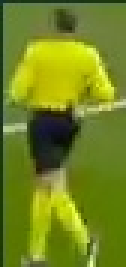
#> input picture Informe/Conceptos/Equipos - ER/player-1058.jpg, 42 x 89 px, found by its file name (shown 3 times larger)
$ python reconocerEquiposIMG.py   (older library calls are emulated)
#> lines starting #> are read from the running program, lines starting #| are printed output that depends on the picture; after the words box and inside, x2 and y2 are one past the last pixel; in counts of white or black regions, pixels touching at a corner belong together
#> further down, image is the input picture: shape (89, 42, 3); mean B, G, R 30.8, 133.4, 115.1
import cv2
import os
import numpy as np
class searchEquipo:
    def __init__(self, image):
        self.image=image
        self.lower_verde = np.array([40,40, 40])
        self.upper_verde = np.array([70, 255, 255])

        self.lower_azul = np.array([92,86,61])
        self.upper_azul = np.array([179,255,255])

        self.lower_blanco = np.array([0,4,209])
        self.upper_blanco = np.array([179,255,255])

        self.lower_neon = np.array([0,163,163])
        self.upper_neon = np.array([179,255,255])
        self.font = cv2.FONT_HERSHEY_COMPLEX_SMALL
    def contadorMascara(self,jugador_img,player_hsv,lower_color,upper_color):
        # Equipo 1
        mascara1 = cv2.inRange(player_hsv, lower_color,upper_color)
        res1 = cv2.bitwise_and(jugador_img, jugador_img, mask=mascara1)
        res1 = cv2.cvtColor(res1,cv2.COLOR_HSV2BGR)
        res1 = cv2.cvtColor(res1,cv2.COLOR_BGR2GRAY)
        conteoNoZero = cv2.countNonZero(res1)
        return conteoNoZero
    def detectarEquipo(self):
        hsv = cv2.cvtColor(self.image,cv2.COLOR_BGR2HSV)
#> hsv: shape (89, 42, 3); mean H, S, V 38.6, 191.4, 133.8
        mask = cv2.inRange(hsv, self.lower_verde, self.upper_verde)
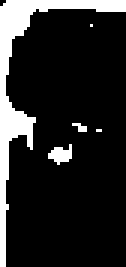
#> mask: shape (89, 42) (shown 3 times larger); 14.8% white; 5 white regions (3 under 20 px), largest, box (x1, y1, x2, y2) and area: (0, 0, 42, 89) 507, (16, 48, 24, 55) 34
        res = cv2.bitwise_and(self.image, self.image, mask=mask)
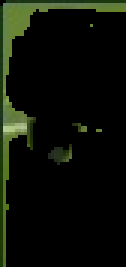
#> res: shape (89, 42, 3) (shown 3 times larger); mean B, G, R 7.2, 15.6, 11.8
        res_gray = cv2.cvtColor(res,cv2.COLOR_BGR2GRAY)
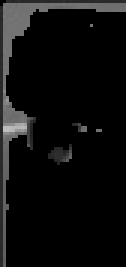
#> res_gray: shape (89, 42) (shown 3 times larger); min 0, max 191, mean 13.5
        # kernel para operaciones morfológicas en la imagen de umbral para una mejor salida
        kernel = np.ones((13,13),np.uint8)
        thresh = cv2.threshold(res_gray,127,255,cv2.THRESH_BINARY_INV | cv2.THRESH_OTSU)[1]
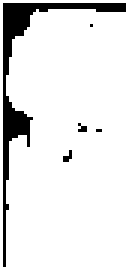
#> thresh: shape (89, 42) (shown 3 times larger); 89.7% white; 5 black regions (4 under 20 px), largest, box (x1, y1, x2, y2) and area: (1, 1, 42, 89) 368
        thresh = cv2.morphologyEx(thresh, cv2.MORPH_CLOSE, kernel)
#> thresh: shape (89, 42); every value is 255
        #Encuentra contorno en imagen de umbral
        _,contours,hierarchy = cv2.findContours(thresh,cv2.RETR_TREE,cv2.CHAIN_APPROX_SIMPLE)
#> contours = [[[0, 0], [0, 88], [41, 88], [41, 0]]]
        for c in contours:
            x,y,w,h = cv2.boundingRect(c)
            #Criterios seleccion jugadores
            if(h>=(1.1)*w):
                if(w>0.5 and h>= 0.5):
                    jugador_img = self.image[y:y+h,x:x+w]
                    player_hsv = cv2.cvtColor(jugador_img,cv2.COLOR_BGR2HSV)
                    # Equipo 1
                    conteoNoZero1=self.contadorMascara(jugador_img,player_hsv,self.lower_azul,self.upper_azul)
                    # Equipo 2
                    conteoNoZero=self.contadorMascara(jugador_img,player_hsv,self.lower_blanco,self.upper_blanco)
                    # Equipo 3
                    conteoNoZero2=self.contadorMascara(jugador_img,player_hsv,self.lower_neon,self.upper_neon)
                    orden=max(sorted([conteoNoZero1,conteoNoZero,conteoNoZero2]))
                    equipo=""
                    colores=(255,255,255)
                    if(conteoNoZero1 >= 20 and orden==conteoNoZero1):
                        equipo="Barca"
                        colores=(0,0,255)
                    else:
                        pass
                    if(conteoNoZero>=20 and  orden==conteoNoZero):
                        equipo="Real Madrid"
                        colores=(255,255,255)
                    else:
                        pass
                    if(conteoNoZero2>=20 and orden==conteoNoZero2):
                        equipo="Arbitro - Juez"
                        colores=(252, 231, 159)
                    else:
                        pass
                    print("Equipo> ",equipo)
                    cv2.putText(self.image, equipo, (x-2, y-2), self.font, 0.8, colores, 2, cv2.LINE_AA)
                    cv2.rectangle(self.image,(x,y),(x+w,y+h),colores,3)
#> this loop made 1 pass
#> (c, x, y, w, h, conteoNoZero1, conteoNoZero2) on pass 1: ([[0, 0], [0, 88], [41, 88], [41, 0]], 0, 0, 42, 89, 0, 778)
#| Equipo>  Arbitro - Juez
#> pass 1, in contadorMascara (call 2), `res1 = cv2.bitwise_and(jugador_img, jugador_img, mask=mascara1)`:
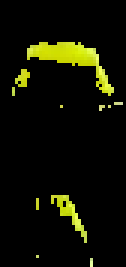
#> res1: shape (89, 42, 3) (shown 3 times larger); mean B, G, R 2.7, 16.1, 15
#> after the loop:
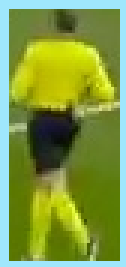
#> jugador_img: shape (89, 42, 3) (shown 3 times larger); mean B, G, R 66.5, 153.5, 127.5

        self.image =cv2.resize(self.image, (760, 540))
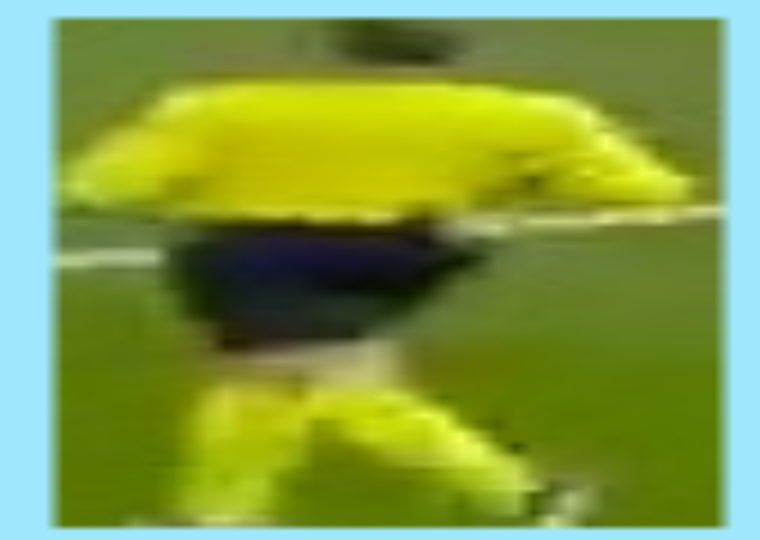
#> self.image: shape (540, 760, 3); mean B, G, R 66.4, 153.4, 127.4
        cv2.imshow("Reconocimiento de Equipos",self.image)
        cv2.waitKey(0)
        cv2.destroyAllWindows()


image = cv2.imread('C:/Users/Fredd/Desktop/Equipos - ER/player-1058.jpg')
imagenEquipo=searchEquipo(image)
imagenEquipo.detectarEquipo()

# [11 lines of commented-out code are left out]

$ run again, with Informe/Conceptos/Equipos - ER/player-1059.jpg copied over Informe/Conceptos/Equipos - ER/player-1058.jpg
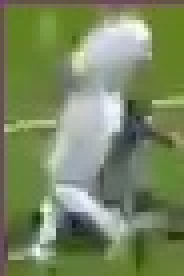
#> input picture Informe/Conceptos/Equipos - ER/player-1059.jpg, 46 x 69 px, found by its file name (shown 4 times larger)
#> image is the input picture: shape (69, 46, 3); mean B, G, R 97.3, 135.8, 120.9
#> hsv: shape (69, 46, 3); mean H, S, V 52.9, 86.8, 137.4
#> in detectarEquipo, `mask = cv2.inRange(hsv, self.lower_verde, self.upper_verde)`:
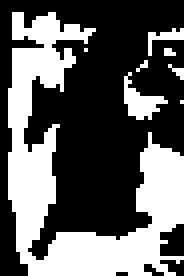
#> mask: shape (69, 46) (shown 4 times larger); 38.1% white; 8 white regions (5 under 20 px), largest, box (x1, y1, x2, y2) and area: (2, 3, 46, 69) 1112, (31, 18, 42, 30) 57, (37, 7, 46, 14) 23
#> contours = 1 contour; box (x1, y1, x2, y2) and area: (0, 0, 46, 69) 2712
#> the loop in detectarEquipo, `for c in contours:` made 1 pass
#> (x, y, w, h, conteoNoZero1, conteoNoZero2, orden) on pass 1: (0, 0, 46, 69, 1, 0, 228)
#> (printed output is left out)
#> in detectarEquipo, `self.image =cv2.resize(self.image, (760, 540))`:
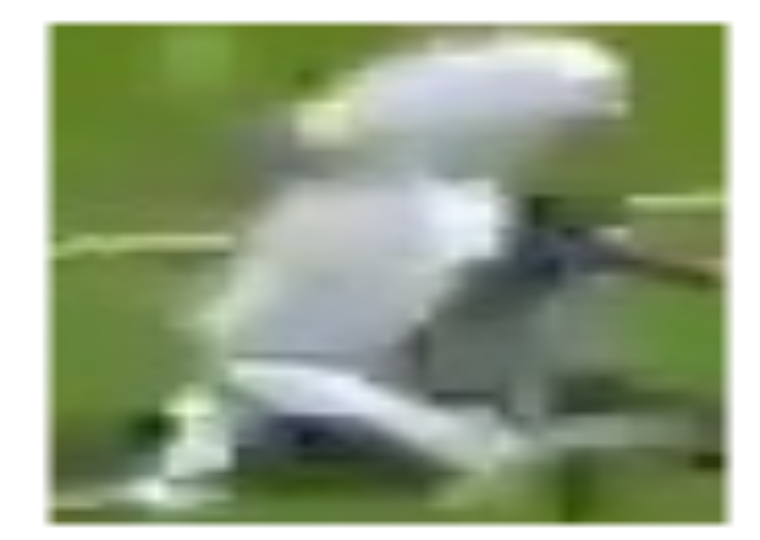
#> self.image: shape (540, 760, 3); mean B, G, R 129.8, 160.5, 146.8

$ run again, with Informe/Conceptos/Equipos - ER/rm.png saved as Informe/Conceptos/Equipos - ER/player-1058.jpg
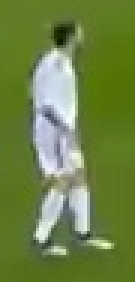
#> input picture Informe/Conceptos/Equipos - ER/rm.png, 45 x 94 px, found by its file name (shown 3 times larger)
#> image is the input picture: shape (94, 45, 3); mean B, G, R 69.4, 131.6, 109.1
#> hsv: shape (94, 45, 3); mean H, S, V 49.3, 142.4, 133.2
#> in detectarEquipo, `mask = cv2.inRange(hsv, self.lower_verde, self.upper_verde)`:
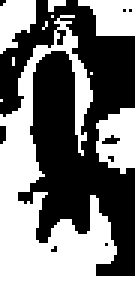
#> mask: shape (94, 45) (shown 3 times larger); 46.9% white; 10 white regions (6 under 20 px), largest, box (x1, y1, x2, y2) and area: (0, 5, 45, 94) 1428, (32, 36, 45, 58) 210, (26, 0, 45, 12) 170, (0, 0, 12, 18) 150
#> contours = 1 contour; box (x1, y1, x2, y2) and area: (0, 0, 45, 94) 3292
#> the loop in detectarEquipo, `for c in contours:` made 1 pass
#> (x, y, w, h, conteoNoZero1, conteoNoZero2, orden) on pass 1: (0, 0, 45, 94, 0, 0, 439)
#> (printed output is left out)
#> in detectarEquipo, `self.image =cv2.resize(self.image, (760, 540))`:
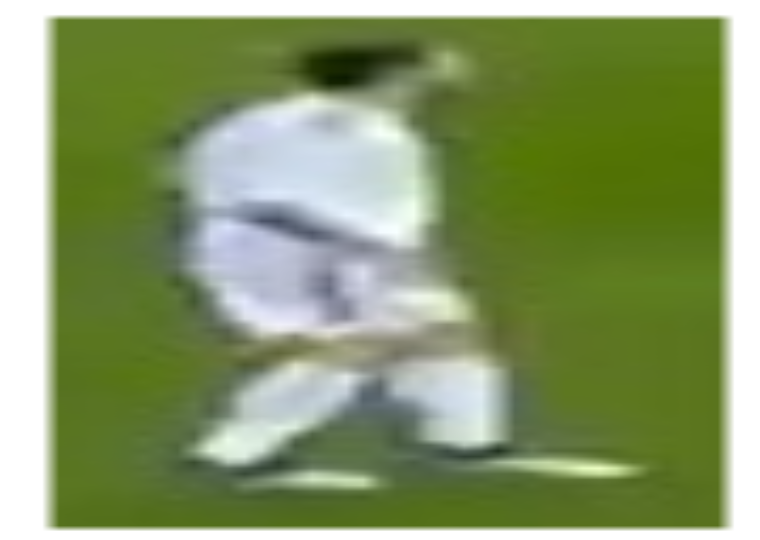
#> self.image: shape (540, 760, 3); mean B, G, R 104.9, 153.2, 135.1

$ run again, with Informe/Conceptos/Equipos - ER/arq.png saved as Informe/Conceptos/Equipos - ER/player-1058.jpg
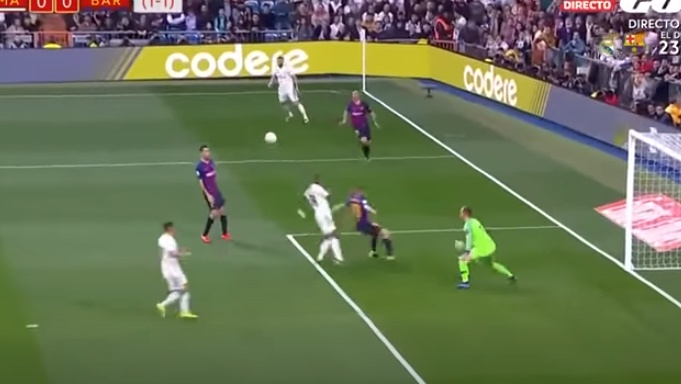
#> input picture Informe/Conceptos/Equipos - ER/arq.png, 681 x 384 px, found by its file name
#> image is the input picture: shape (384, 681, 3); mean B, G, R 84.9, 115.6, 105.1
#> hsv: shape (384, 681, 3); mean H, S, V 63.9, 94.6, 123.6
#> mask: shape (384, 681); 65.6% white; 44 black regions (30 under 20 px), largest, box (x1, y1, x2, y2) and area: (0, 0, 681, 307) 82063, (306, 178, 392, 260) 2740, (158, 224, 190, 310) 1687
#> contours = 10 contours, 1 with area under 20; largest, box (x1, y1, x2, y2) and area: (0, 0, 681, 307) 95800, (375, 80, 625, 257) 11806, (287, 178, 425, 384) 3881, (158, 224, 195, 319) 1943, (194, 146, 233, 245) 1877
#> the loop in detectarEquipo, `for c in contours:` made 10 passes
#> (x, y, w, h, conteoNoZero1, conteoNoZero2, orden) on passes 4, 6, 7: (158, 224, 37, 95, 0, 0, 746), (287, 178, 138, 206, 168, 0, 1277), (194, 146, 39, 99, 515, 1, 515)
#> (printed output is left out)
#> in detectarEquipo, `self.image =cv2.resize(self.image, (760, 540))`:
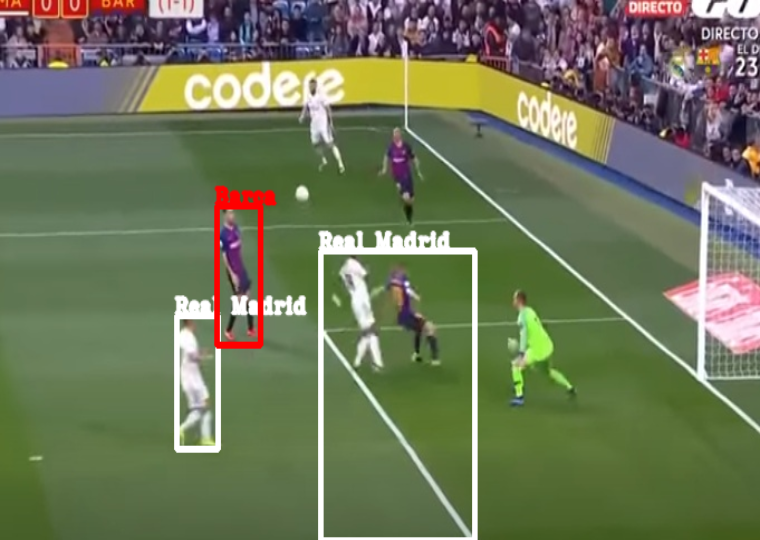
#> self.image: shape (540, 760, 3); mean B, G, R 88.5, 117.9, 109.9
